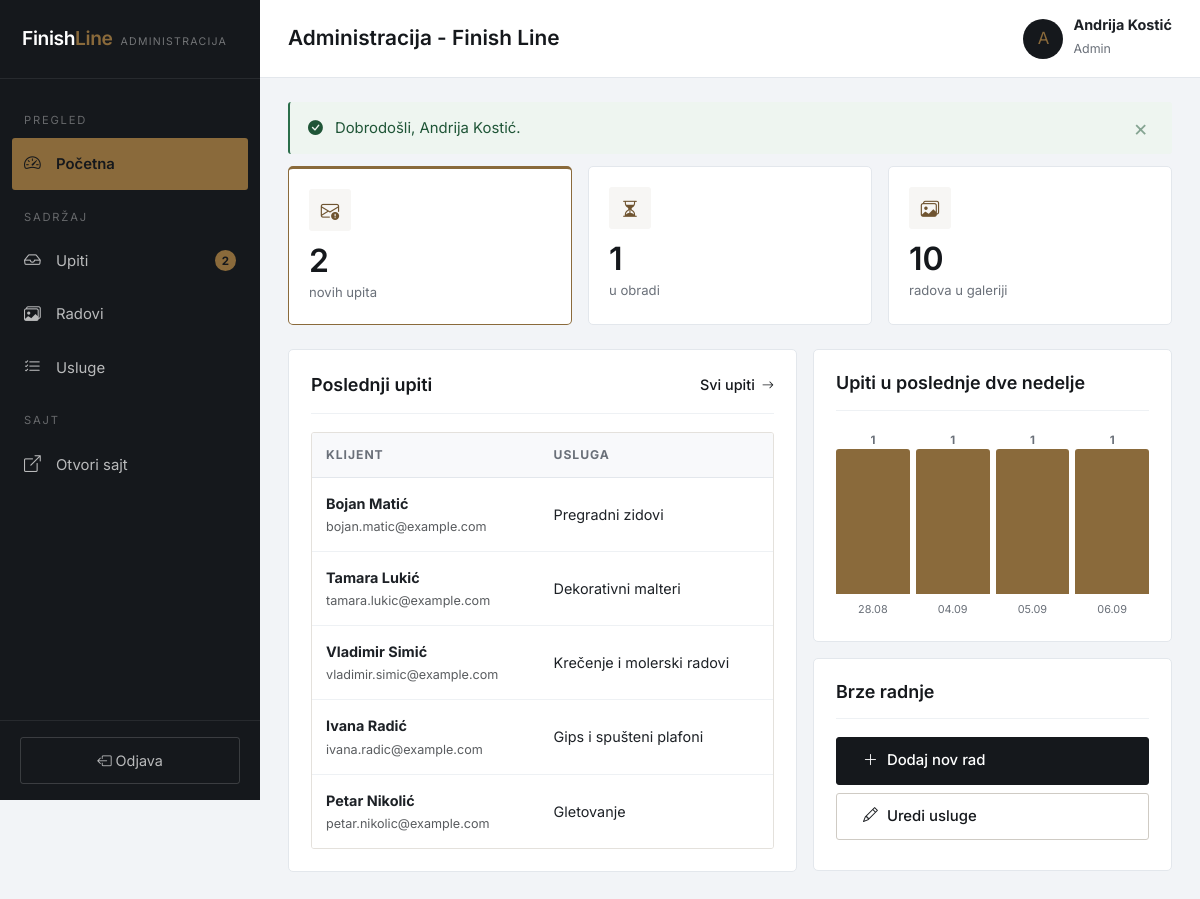
Page /admin (signed in) on the committed database.
### tables this page shows
CREATE TABLE `upiti` (
    `id`         INT UNSIGNED NOT NULL AUTO_INCREMENT,
    `ime`        VARCHAR(100) NOT NULL,
    `email`      VARCHAR(150) NOT NULL,
    `telefon`    VARCHAR(40)  NOT NULL DEFAULT '',
    `usluga_id`  INT UNSIGNED DEFAULT NULL,
    `kvadratura` INT UNSIGNED DEFAULT NULL,
    `poruka`     TEXT NOT NULL,
    `procena`    DECIMAL(12,2) DEFAULT NULL,
    `status`     ENUM('nov','u_obradi','zavrsen','odbijen') NOT NULL DEFAULT 'nov',
    `ip_adresa`  VARCHAR(45) NOT NULL DEFAULT '',
    `kreiran`    DATETIME NOT NULL DEFAULT CURRENT_TIMESTAMP,
    PRIMARY KEY (`id`),
    KEY `idx_upiti_status` (`status`),
    KEY `idx_upiti_usluga` (`usluga_id`),
    CONSTRAINT `fk_upiti_usluga` FOREIGN KEY (`usluga_id`)
        REFERENCES `usluge` (`id`) ON DELETE SET NULL
);

CREATE TABLE `usluge` (
    `id`          INT UNSIGNED NOT NULL AUTO_INCREMENT,
    `naziv`       VARCHAR(120) NOT NULL,
    `slug`        VARCHAR(140) NOT NULL,
    `ikona`       VARCHAR(60)  NOT NULL DEFAULT 'bi-tools',
    `kratak_opis` VARCHAR(255) NOT NULL DEFAULT '',
    `opis`        TEXT,
    `cena_od`     DECIMAL(10,2) NOT NULL DEFAULT 0.00,
    `jedinica`    VARCHAR(20)  NOT NULL DEFAULT 'm2',
    `slika`       VARCHAR(255) DEFAULT NULL,
    `redosled`    INT NOT NULL DEFAULT 0,
    `aktivna`     TINYINT(1) NOT NULL DEFAULT 1,
    PRIMARY KEY (`id`),
    UNIQUE KEY `uq_usluge_slug` (`slug`)
);

### app/core/Controller.php (called while the page is built, shortened)
<?php
abstract class Controller
{
    protected function prikaz(string $prikaz, array $podaci = [], string $layout = 'main'): void
    {
        $fajl = APP_ROOT . '/app/views/' . $prikaz . '.php';
        extract($podaci, EXTR_SKIP);
        require $fajl;
    }
}

### app/controllers/AdminController.php (called while the page is built, shortened)
<?php
final class AdminController extends Controller
{
    public function pocetna(): void
    {
        $upiti  = $this->model('Upit');
        $radovi = $this->model('Rad');
        $this->prikaz('admin/pocetna', [
            'naslovStrane' => 'Administracija - ' . APP_NAME,
            'brojNovih'    => $upiti->brojPoStatusu('nov'),
            'brojUObradi'  => $upiti->brojPoStatusu('u_obradi'),
            'brojZavrsen'  => $upiti->brojPoStatusu('zavrsen'),
            'brojRadova'   => $radovi->prebroj(),
            'brojUsluga'   => $this->model('Usluga')->prebrojAktivne(),
            'poDanima'     => $upiti->poDanima(14),
            'poslednji'    => array_slice($upiti->svi(), 0, 6),
        ], 'admin');
    }
}

### app/core/Aplikacija.php (called while the page is built, shortened)
<?php
final class Aplikacija
{
    private Router $ruter;
    public function __construct()
    {
        $this->ruter = new Router();
    }
    private function ucitajKlase(): void
    {
        spl_autoload_register(static function (string $klasa): void {
            $folderi = ['core', 'models', 'controllers'];
            foreach ($folderi as $folder) {
                $fajl = APP_ROOT . '/app/' . $folder . '/' . $klasa . '.php';
                if (is_file($fajl)) {
                    return;
                }
            }
        });
        require_once APP_ROOT . '/app/core/pomocne.php';
    }
    public function pokreni(): void
    {
        $url = $this->trenutnaAdresa();
        $ruta = $this->ruter->pronadji($url);
        $metoda = $ruta['metoda'];
        try {
            $kontroler = new $klasa();
            $kontroler->$metoda(...$ruta['parametri']);
        } catch (Throwable $e) {
            $this->obradiIzuzetak($e);
        }
    }
    private function trenutnaAdresa(): string
    {
        if (isset($_GET['url'])) {
            return trim((string) $_GET['url'], '/');
        }
        $putanja = parse_url($_SERVER['REQUEST_URI'] ?? '/', PHP_URL_PATH) ?? '/';
        return trim(rawurldecode($putanja), '/');
    }
}

### index.php (called while the page is built, shortened)
<?php
require_once __DIR__ . '/app/core/Aplikacija.php';
$aplikacija = new Aplikacija();
$aplikacija->pokreni();

### app/core/pomocne.php (called while the page is built, shortened)
<?php
function e($tekst): string
{
    return htmlspecialchars((string) $tekst, ENT_QUOTES | ENT_SUBSTITUTE, 'UTF-8');
}
function url(string $putanja = ''): string
{
    return BASE_URL . ltrim($putanja, '/');
}
function datum(?string $datum): string
{
    $ts = strtotime($datum);
    return $ts === false ? '-' : date('d.m.Y.', $ts);
}

### app/core/Model.php (called while the page is built, shortened)
<?php
abstract class Model
{
    protected PDO $db;
    public function __construct()
    {
        $this->db = Database::veza();
    }
    protected function upit(string $sql, array $parametri = []): PDOStatement
    {
        $st = $this->db->prepare($sql);
        $st->execute($parametri);
        return $st;
    }
    protected function sviRedovi(string $sql, array $parametri = []): array
    {
        return $this->upit($sql, $parametri)->fetchAll();
    }
}

### app/core/Database.php (called while the page is built, shortened)
<?php
final class Database
{
    private static ?PDO $veza = null;
    public static function veza(): PDO
    {
        if (self::$veza !== null) {
            return self::$veza;
        }
        $dsn = sprintf('mysql:host=%s;dbname=%s;charset=%s', DB_HOST, DB_NAME, DB_CHARSET);
        try {
            self::$veza = new PDO($dsn, DB_USER, DB_PASS, [
                PDO::ATTR_ERRMODE            => PDO::ERRMODE_EXCEPTION,
                PDO::ATTR_DEFAULT_FETCH_MODE => PDO::FETCH_ASSOC,
                PDO::ATTR_EMULATE_PREPARES   => false,
                PDO::ATTR_STRINGIFY_FETCHES  => false,
            ]);
        } catch (PDOException $e) {
            if (DEBUG) {
                die('<h1>Greska pri povezivanju sa bazom</h1><p>' . htmlspecialchars($e->getMessage()) . '</p>'
                  . '<p>Proverite da li je MySQL pokrenut i da li je baza <b>' . DB_NAME . '</b> uvezena.</p>');
            }
            http_response_code(500);
            die('Trenutno nije moguce pristupiti bazi podataka.');
        }
        return self::$veza;
    }
}

### app/models/Upit.php (called while the page is built, shortened)
<?php
final class Upit extends Model
{
    public function svi(?string $status = null): array
    {
        return $this->sviRedovi(
            'SELECT p.*, u.naziv AS usluga_naziv
             FROM upiti p
             LEFT JOIN usluge u ON u.id = p.usluga_id
             ORDER BY p.id DESC'
        );
    }
    public function poDanima(int $dana = 14): array
    {
        $dana = max(1, min(60, $dana));
        return $this->sviRedovi(
            "SELECT DATE(kreiran) AS dan, COUNT(*) AS broj
             FROM upiti
             WHERE kreiran >= DATE_SUB(CURDATE(), INTERVAL {$dana} DAY)
             GROUP BY DATE(kreiran)
             ORDER BY dan"
        );
    }
}

### app/views/admin/pocetna.php (the view, shortened to what this page needs)
<div class="row g-3 mb-4">
    <div class="col-6 col-lg-4">
        <a href="<?= url('admin/upiti?status=nov') ?>" class="admin-kartica akcenat">
            <span class="admin-kartica-ikona"><i class="bi bi-envelope-exclamation"></i></span>
            <span class="admin-kartica-broj"><?= (int) $brojNovih ?></span>
            <span class="admin-kartica-opis">novih upita</span>
        </a>
    </div>
    <div class="col-6 col-lg-4">
        <a href="<?= url('admin/upiti?status=u_obradi') ?>" class="admin-kartica">
            <span class="admin-kartica-ikona"><i class="bi bi-hourglass-split"></i></span>
            <span class="admin-kartica-broj"><?= (int) $brojUObradi ?></span>
            <span class="admin-kartica-opis">u obradi</span>
        </a>
    </div>
    <div class="col-6 col-lg-4">
        <a href="<?= url('admin/radovi') ?>" class="admin-kartica">
            <span class="admin-kartica-ikona"><i class="bi bi-images"></i></span>
            <span class="admin-kartica-broj"><?= (int) $brojRadova ?></span>
            <span class="admin-kartica-opis">radova u galeriji</span>
        </a>
    </div>
</div>
<div class="row g-3">
    <div class="col-lg-7">
        <div class="admin-panel">
            <div class="admin-panel-vrh">
                <h2>Poslednji upiti</h2>
                <a href="<?= url('admin/upiti') ?>" class="veza-strelica">Svi upiti <i class="bi bi-arrow-right"></i></a>
            </div>
            <?php if (empty($poslednji)): ?>
                <p class="admin-prazno">Još uvek nema upita.</p>
            <?php else: ?>
                <div class="tabela-okvir">
                    <table class="admin-tabela">
                        <thead>
                            <tr><th>Klijent</th><th>Usluga</th><th>Datum</th><th>Status</th></tr>
                        </thead>
                        <tbody>
                            <?php foreach ($poslednji as $u): ?>
                                <tr>
                                    <td>
                                        <strong><?= e($u['ime']) ?></strong>
                                        <small class="d-block text-muted"><?= e($u['email']) ?></small>
                                    </td>
                                    <td><?= e($u['usluga_naziv'] ?? '—') ?></td>
                                    <td><?= e(datum($u['kreiran'])) ?></td>
                                </tr>
                            <?php endforeach; ?>
                        </tbody>
                    </table>
                </div>
            <?php endif; ?>
        </div>
    </div>
    <div class="col-lg-5">
        <div class="admin-panel">
            <div class="admin-panel-vrh">
                <h2>Upiti u poslednje dve nedelje</h2>
            </div>
            <?php
            $maks = 1;
            foreach ($poDanima as $d) {
                $maks = max($maks, (int) $d['broj']);
            }
            ?>
            <?php if (empty($poDanima)): ?>
                <p class="admin-prazno">Nema podataka za prikaz.</p>
            <?php else: ?>
                <div class="grafikon">
                    <?php foreach ($poDanima as $d): ?>
                        <div class="grafikon-stub" title="<?= e(datum($d['dan'])) ?>: <?= (int) $d['broj'] ?>">
                            <span class="grafikon-traka" style="height: <?= max(6, (int) round((int) $d['broj'] / $maks * 100)) ?>%">
                                <span class="grafikon-broj"><?= (int) $d['broj'] ?></span>
                            </span>
                            <span class="grafikon-oznaka"><?= date('d.m', strtotime($d['dan'])) ?></span>
                        </div>
                    <?php endforeach; ?>
                </div>
            <?php endif; ?>
        </div>
        <div class="admin-panel mt-3">
            <div class="admin-panel-vrh">
                <h2>Brze radnje</h2>
            </div>
            <div class="brze-radnje">
                <a href="<?= url('admin/radovi/nov') ?>" class="dugme dugme-glavno w-100 mb-2">
                    <i class="bi bi-plus-lg"></i> Dodaj nov rad
                </a>
                <a href="<?= url('admin/usluge') ?>" class="dugme dugme-obrub-tamni w-100 mb-2">
                    <i class="bi bi-pencil"></i> Uredi usluge
                </a>
            </div>
        </div>
    </div>
</div>

### assets/css/style.css (style rules this page uses)
:root { --mastilo: #15181c; --mastilo-2: #22262b; --akcenat: #8a6a3b; --akcenat-tamni:#6f5430; --papir: #ffffff; --pesak: #f7f6f4; --tekst: #1d2126; --tekst-blagi: #6a7079; --linija: #e4e1dc; --linija-jaka: #cfcbc4; --uspeh: #2c6e4b; --greska: #a8392c; --radijus: 3px; --radijus-l: 5px; --prelaz: .2s ease; --sirina: 1160px; --senka-m: 0 4px 16px rgba(21, 24, 28, .07); --senka-l: 0 12px 34px rgba(21, 24, 28, .12); }
* { box-sizing: border-box; }
html { scroll-behavior: smooth; }
body { font-family: 'Inter', system-ui, -apple-system, 'Segoe UI', sans-serif; color: var(--tekst); background: var(--papir); font-size: 16px; line-height: 1.75; -webkit-font-smoothing: antialiased; overflow-x: clip; }
h1, h2, h3, h4 { font-weight: 600; line-height: 1.2; letter-spacing: -.02em; color: var(--mastilo); margin: 0 0 .55em; }
h2 { font-size: clamp(1.6rem, 2.9vw, 2.2rem); }
a { color: var(--akcenat-tamni); text-decoration: none; transition: color var(--prelaz); }
.dugme { display: inline-flex; align-items: center; justify-content: center; gap: 9px; padding: 13px 26px; font-size: .93rem; font-weight: 500; border: 1px solid transparent; border-radius: var(--radijus); cursor: pointer; transition: all var(--prelaz); white-space: nowrap; line-height: 1.3; }
.dugme-glavno { background: var(--mastilo); color: #fff; border-color: var(--mastilo); }
.dugme-obrub-tamni { background: transparent; color: var(--mastilo); border-color: var(--linija-jaka); }
.veza-strelica { display: inline-flex; align-items: center; gap: 7px; font-size: .9rem; font-weight: 500; color: var(--mastilo); }
.veza-strelica i { transition: transform var(--prelaz); font-size: .85em; }
.tabela-okvir { overflow-x: auto; border: 1px solid var(--linija); border-radius: var(--radijus); background: #fff; }

### assets/css/admin.css (style rules this page uses)
.telo-admina { background: #f2f4f7; }
.admin-kartica { display: block; background: #fff; border: 1px solid #e3e7ec; border-radius: var(--radijus-l); padding: 20px; height: 100%; transition: all var(--prelaz); color: var(--tekst); }
.admin-kartica.akcenat { border-color: var(--akcenat); border-top: 3px solid var(--akcenat); }
.admin-kartica-ikona { width: 42px; height: 42px; display: grid; place-items: center; background: var(--pesak); color: var(--akcenat-tamni); border-radius: var(--radijus); font-size: 1.15rem; margin-bottom: 14px; }
.admin-kartica-broj { display: block; font-size: 2rem; font-weight: 600; line-height: 1; color: var(--mastilo); }
.admin-kartica-opis { display: block; font-size: .82rem; color: var(--tekst-blagi); margin-top: 4px; }
.admin-panel { background: #fff; border: 1px solid #e3e7ec; border-radius: var(--radijus-l); padding: 22px; }
.admin-panel-vrh { display: flex; justify-content: space-between; align-items: center; gap: 16px; flex-wrap: wrap; padding-bottom: 16px; margin-bottom: 18px; border-bottom: 1px solid #eef1f4; }
.admin-panel-vrh h2 { font-size: 1.12rem; margin: 0; text-transform: none; letter-spacing: 0; }
.admin-tabela { width: 100%; border-collapse: collapse; min-width: 700px; }
.admin-tabela th { text-align: left; padding: 11px 14px; font-size: .76rem; letter-spacing: .08em; text-transform: uppercase; color: var(--tekst-blagi); background: #f8f9fb; border-bottom: 1px solid #e3e7ec; white-space: nowrap; }
.admin-tabela td { padding: 13px 14px; border-bottom: 1px solid #eef1f4; font-size: .9rem; vertical-align: middle; }
.admin-tabela tr:last-child td { border-bottom: none; }
.grafikon { display: flex; align-items: flex-end; gap: 6px; height: 190px; padding-top: 20px; }
.grafikon-stub { flex: 1; display: flex; flex-direction: column; align-items: center; justify-content: flex-end; height: 100%; gap: 6px; }
.grafikon-traka { width: 100%; background: var(--akcenat); border-radius: 3px 3px 0 0; position: relative; min-height: 6px; transition: background var(--prelaz); display: flex; justify-content: center; }
.grafikon-broj { position: absolute; top: -19px; font-size: .72rem; font-weight: 700; color: var(--tekst-blagi); }
.grafikon-oznaka { font-size: .68rem; color: var(--tekst-blagi); white-space: nowrap; }
.brze-radnje .dugme { justify-content: flex-start; }

### rows in the picture
upiti: ime "Bojan Matić", email "bojan.matic@example.com", usluga.naziv "Pregradni zidovi"
upiti: ime "Tamara Lukić", email "tamara.lukic@example.com", usluga.naziv "Dekorativni malteri"
upiti: ime "Vladimir Simić", email "vladimir.simic@example.com", usluga.naziv "Krečenje i molerski radovi"
upiti: ime "Ivana Radić", email "ivana.radic@example.com", usluga.naziv "Gips i spušteni plafoni"
upiti: ime "Petar Nikolić", email "petar.nikolic@example.com", usluga.naziv "Gletovanje"

### other values in the picture
$novih "2"
mb_substr($k['ime'] ?? 'A', 0, 1, 'UTF-8') "A"
$k['ime'] "Andrija Kostić"
$k['uloga'] "Admin"
$p['tekst'] "Dobrodošli, Andrija Kostić."
$brojNovih "2"
$brojUObradi "1"
$brojRadova "10"
$d['broj'] "1"
date('d.m', strtotime($d['dan'])) "28.08"
date('d.m', strtotime($d['dan'])) "04.09"
date('d.m', strtotime($d['dan'])) "05.09"
date('d.m', strtotime($d['dan'])) "06.09"
